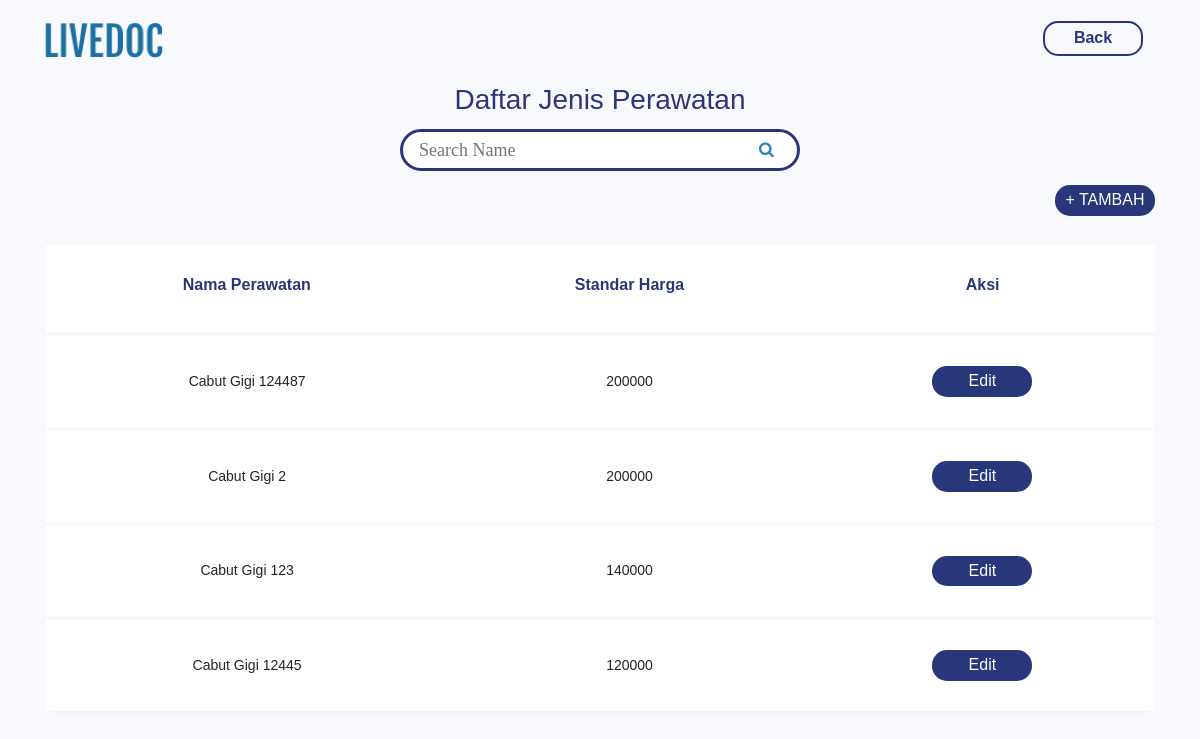
/live-doc-v1.0.0/public/daftarperawatan.php, run on the app's committed database.
### tables this page shows
CREATE TABLE `jenis_perawatans` (
  `id` int(11) NOT NULL,
  `nama` varchar(45) NOT NULL,
  `standar_harga` int(11) NOT NULL
);

### live-doc-v1.0.0/public/daftarperawatan.php (the view, shortened to what this page needs)
<!DOCTYPE html>
<html lang="en">
<head>
    <link href="assets/css/style.css" rel="stylesheet" />
    <link rel="stylesheet" href="https://stackpath.bootstrapcdn.com/font-awesome/4.7.0/css/font-awesome.min.css">
    <link rel="stylesheet" href="https://cdnjs.cloudflare.com/ajax/libs/font-awesome/4.7.0/css/font-awesome.min.css">
</head>
<body>
    <main class="main" id="top">
        <nav class="py-3" data-navbar-on-scroll="data-navbar-on-scroll">
            <div class="container">
                <a class="navbar-brand" href="index.php"><img src="assets/img/gallery/logo.png" width="118" alt="logo" /></a>
                <a href="index.php"><button type="button" class="btnBack">Back</button></a>
            </div>
        </nav>
        <div class="head">
            <h3 style="color:#283779;">Daftar Jenis Perawatan</h3>
            <div class='containerSearch'>
                <table class='tableSearch'>
                    <tr>
                        <td><input type='text' class='search' placeholder='Search Name' id='keySearch'></td>
                        <td><button class='btnSearchs' id='btnSearch'><i class='fa fa-search icon'></i></button></td>
                    </tr>
                </table>
            </div>
        </div>
        <section class="ftco-section">
            <div class="container">
                <div class="row">
                    <div class="col-md-12">
                    <div class="text-right"><a href="inputperawatan.php" class="fs-5"><button type='button' class='btnDetil' id='btnTambah'>+ TAMBAH</button></a></div><br>
                        <div class="table-wrap" id="tabelJeniPerawatan">
                            <table class="table table-responsive-xl">
                                <tr class="tabel">
                                    <th>
                                        <h6>Nama Perawatan</h6>
                                    </th>
                                    <th>
                                        <h6>Standar Harga</h6>
                                    </th>
                                    <th>
                                        <h6>Aksi</h6>
                                    </th>
                                </tr>
                                <?php
                                $conn = new mysqli("localhost", "root", "", "dbmagang");
                                $sql = "SELECT * from jenis_perawatans";
                                    $result = $conn->query($sql);
                                    if ($result->num_rows > 0) {
                                        while ($row = $result->fetch_assoc()) {
                                            echo "<tr class='alert tabel' role='alert'>";
                                            echo "<td class='tabel'>" . $row["nama"] . "</td>";
                                            echo "<td class='tabel'>" . $row["standar_harga"] . "</td>";
                                            echo "<td class='tabel'><a href='editperawatan.php?id=" . $row["id"] . "'>
                                            <button type='button' class='btnDetil'>Edit</button></a>";
                                            echo "</tr>";
                                        }
                                    }
                                ?>
                            </table>
                        </div>
                    </div>
                </div>
            </div>
        </section>
    </main>
</body>
</html>

### live-doc-v1.0.0/public/daftarperawatan.php (style rules this page uses)
.tabel { text-align: center; }
.containerSearch { width: 400px; height: 42px; border: 3px solid #283779; padding: 0px 10px; border-radius: 50px; background-color: white; text-align: center; }
.tableSearch { width: 100%; height: 100%; vertical-align: middle; }
.search { border: none; width: 100%; height: 100%; padding: 0px 5px; border-radius: 50px; font-size: 18px; font-family: "Nunito"; color: #424242; font-weight: 500; }
.icon { font-size: 26; color: #2980b9; }
.btnSearchs { background-color: inherit; border: inherit; cursor: pointer; }
h6 { color: #283779; font-weight: bold; }
.btnDetil { border-radius: 15px; background-color: #283779; color: white; font-size: medium; width: 100px; border: 0px; }
.head { margin-bottom: -50px; display: flex; align-items: center; flex-direction: column; }

### data on the page
jenis_perawatans: nama "Cabut Gigi 124487", standar_harga "200000"
jenis_perawatans: nama "Cabut Gigi 2", standar_harga "200000"
jenis_perawatans: nama "Cabut Gigi 123", standar_harga "140000"
jenis_perawatans: nama "Cabut Gigi 12445", standar_harga "120000"
